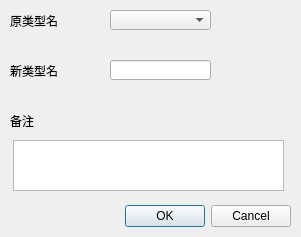
<?xml version="1.0" encoding="UTF-8"?>
<ui version="4.0">
 <class>ModifyTypeDialog</class>
 <widget class="QDialog" name="ModifyTypeDialog">
  <property name="geometry">
   <rect>
    <x>0</x>
    <y>0</y>
    <width>301</width>
    <height>237</height>
   </rect>
  </property>
  <property name="windowTitle">
   <string>请选择要修改的类型名</string>
  </property>
  <property name="windowIcon">
   <iconset resource="resource.qrc">
    <normaloff>:/Img/Img/blenderIcon.png</normaloff>:/Img/Img/blenderIcon.png</iconset>
  </property>
  <widget class="QDialogButtonBox" name="buttonBox">
   <property name="geometry">
    <rect>
     <x>70</x>
     <y>200</y>
     <width>221</width>
     <height>32</height>
    </rect>
   </property>
   <property name="font">
    <font>
     <family>微软雅黑</family>
    </font>
   </property>
   <property name="styleSheet">
    <string notr="true">QPushButton :: Activate{
    border: 2px solid lightblue
}</string>
   </property>
   <property name="orientation">
    <enum>Qt::Horizontal</enum>
   </property>
   <property name="standardButtons">
    <set>QDialogButtonBox::Cancel|QDialogButtonBox::Ok</set>
   </property>
  </widget>
  <widget class="QLabel" name="label">
   <property name="geometry">
    <rect>
     <x>10</x>
     <y>10</y>
     <width>71</width>
     <height>21</height>
    </rect>
   </property>
   <property name="font">
    <font>
     <family>微软雅黑</family>
     <pointsize>9</pointsize>
    </font>
   </property>
   <property name="text">
    <string>原类型名</string>
   </property>
  </widget>
  <widget class="QComboBox" name="originTypeName">
   <property name="geometry">
    <rect>
     <x>110</x>
     <y>10</y>
     <width>101</width>
     <height>20</height>
    </rect>
   </property>
   <property name="font">
    <font>
     <family>微软雅黑</family>
    </font>
   </property>
  </widget>
  <widget class="QLabel" name="label_2">
   <property name="geometry">
    <rect>
     <x>10</x>
     <y>60</y>
     <width>71</width>
     <height>21</height>
    </rect>
   </property>
   <property name="font">
    <font>
     <family>微软雅黑</family>
     <pointsize>9</pointsize>
    </font>
   </property>
   <property name="text">
    <string>新类型名</string>
   </property>
  </widget>
  <widget class="QLineEdit" name="newTypeName">
   <property name="geometry">
    <rect>
     <x>110</x>
     <y>60</y>
     <width>101</width>
     <height>20</height>
    </rect>
   </property>
   <property name="font">
    <font>
     <family>微软雅黑</family>
    </font>
   </property>
   <property name="maxLength">
    <number>30</number>
   </property>
   <property name="clearButtonEnabled">
    <bool>true</bool>
   </property>
  </widget>
  <widget class="QLabel" name="label_3">
   <property name="geometry">
    <rect>
     <x>10</x>
     <y>110</y>
     <width>71</width>
     <height>21</height>
    </rect>
   </property>
   <property name="font">
    <font>
     <family>微软雅黑</family>
     <pointsize>9</pointsize>
    </font>
   </property>
   <property name="text">
    <string>备注</string>
   </property>
  </widget>
  <widget class="QTextEdit" name="newDetail">
   <property name="geometry">
    <rect>
     <x>13</x>
     <y>140</y>
     <width>271</width>
     <height>51</height>
    </rect>
   </property>
  </widget>
 </widget>
 <resources>
  <include location="resource.qrc"/>
 </resources>
 <connections>
  <connection>
   <sender>buttonBox</sender>
   <signal>accepted()</signal>
   <receiver>ModifyTypeDialog</receiver>
   <slot>accept()</slot>
   <hints>
    <hint type="sourcelabel">
     <x>248</x>
     <y>254</y>
    </hint>
    <hint type="destinationlabel">
     <x>157</x>
     <y>274</y>
    </hint>
   </hints>
  </connection>
  <connection>
   <sender>buttonBox</sender>
   <signal>rejected()</signal>
   <receiver>ModifyTypeDialog</receiver>
   <slot>reject()</slot>
   <hints>
    <hint type="sourcelabel">
     <x>316</x>
     <y>260</y>
    </hint>
    <hint type="destinationlabel">
     <x>286</x>
     <y>274</y>
    </hint>
   </hints>
  </connection>
 </connections>
</ui>
